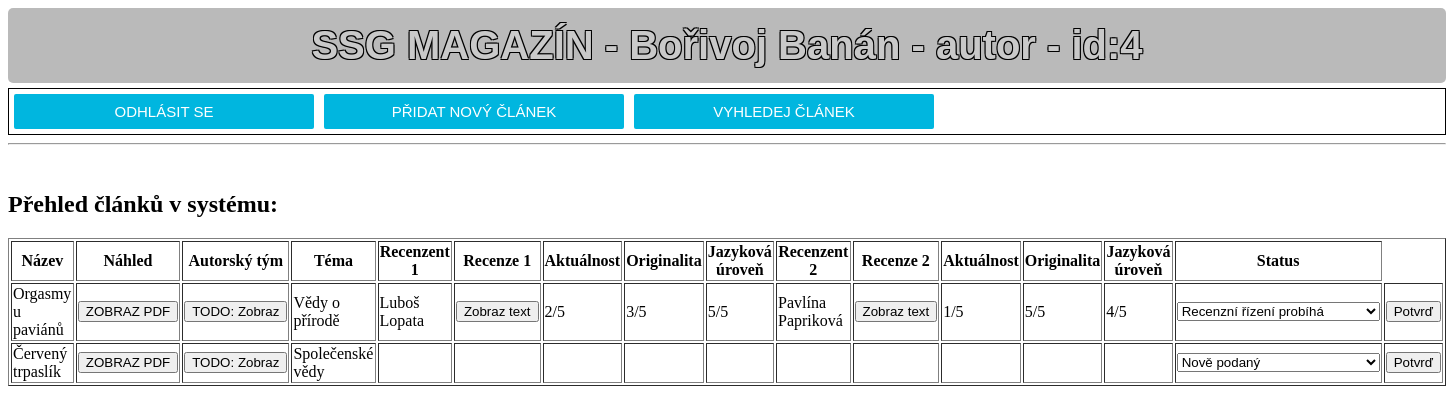
The page /home.php (signed in) on the database its author committed.
### tables this page shows
CREATE TABLE `ssg_article` (
  `id_art` int(11) NOT NULL,
  `title` varchar(50) NOT NULL,
  `file` varchar(128) NOT NULL,
  `status` int(11) NOT NULL,
  `theme` varchar(3) NOT NULL,
  `autor` int(11) NOT NULL,
  `recenzent1` int(11) NOT NULL,
  `recenze1` varchar(4096) NOT NULL,
  `akt1` int(11) NOT NULL,
  `orig1` int(11) NOT NULL,
  `lang1` int(11) NOT NULL,
  `recenzent2` int(11) NOT NULL,
  `recenze2` varchar(4096) NOT NULL,
  `akt2` int(11) NOT NULL,
  `orig2` int(11) NOT NULL,
  `lang2` int(11) NOT NULL
);

CREATE TABLE `ssg_users` (
  `id_staff` int(11) NOT NULL,
  `user_name` varchar(100) NOT NULL,
  `password` varchar(100) NOT NULL,
  `user_full_name` varchar(100) NOT NULL,
  `tag` varchar(20)  NOT NULL,
  `mail` varchar(100) NOT NULL
);

### www/home.php (the view, shortened to what this page needs)
<?php
include "db_conn.php";
if (isset($_SESSION['id']) && isset($_SESSION['login'])) {
$role = $_SESSION['role'];
$titleName = $_SESSION['name'] . " - " . $role . " - id:" . $_SESSION['id'];
 ?>
<!DOCTYPE html>
<html>
<head>
    <link rel="stylesheet" type="text/css" href="style-main.css">
</head>
<body>
<div class="logo">
SSG MAGAZÍN - <?php echo $titleName;?>
</div>
<div class="button-panel">
    <form action="logout.php" method="post">
		  <input type="submit" class="button" title="Log Out" name="logout" value="Odhlásit se">
     </form>
     <form action="newArticle_a.php" method="post">
		  <input type="submit" class="button" title="Přidat nový článek" name="newArticle" value="Přidat nový článek">
     </form>
     <form action="searchCorpse_a.php" method="post">
		  <input type="submit" class="button" title="Vyhledej" name="search" value="Vyhledej článek">
     </form>
</div>
<hr>
<br>
<h2>Přehled článků v systému:</h2>
<table border="1">
    <tr>
        <th>Název</th>
        <th>Náhled</th>
        <th>Autorský tým</th>
        <th>Téma</th>
        <th>Recenzent 1</th>
        <th>Recenze 1</th>
        <th>Aktuálnost</th>
        <th>Originalita</th>
        <th>Jazyková úroveň</th>
        <th>Recenzent 2</th>
        <th>Recenze 2</th>
        <th>Aktuálnost</th>
        <th>Originalita</th>
        <th>Jazyková úroveň</th>
        <?php if($role != "guest") echo "<th>Status</th>"; ?>
    </tr>
<?php
    if($role == "autor") $sql = "SELECT * FROM ssg_article WHERE " . $_SESSION['id'] . " = autor";
    $result = mysqli_query($conn, $sql);
    while ($article = mysqli_fetch_array($result)) {
        echo "<tr>";
        $id = $article['id_art'];
        $title = $article['title'];
        $theme = $article['theme'];
        $recenzent1 = $article['recenzent1'];
        $akt1 = $article['akt1'];
        $orig1 = $article['orig1'];
        $lang1 = $article['lang1'];
        $recenzent2 = $article['recenzent2'];
        $akt2 = $article['akt2'];
        $orig2 = $article['orig2'];
        $lang2 = $article['lang2'];
        $status = $article['status'];
?>
<?php    if($role == "redaktor" or $role == "šéfredaktor") echo "<td>".$id."</td>";
        echo "<td>".$title."</td>";
?>
            <td> <form action="showFile.php" method=post>
                    <input type="submit" value="ZOBRAZ PDF">
                </form> </td>
            <td><form action=""><input type="submit" value="TODO: Zobraz"></form></td>
<?php       switch ($theme) {
                case "NAT":
                    echo "<td>Vědy o přírodě</td>"; break;
                case "SOC":
                    echo "<td>Společenské vědy</td>"; break;
            }
?>
<form action="home_b.php" method=post>
 <?php  if($role == "redaktor" or $role == "šéfredaktor"){
            echo "<td><select name=\"rec1\" id=\"rec1\">";
            if($recenzent1 == 0) {
                echo "<option selected value=\"0\">VYBER</option>";
            } else {
                echo "<option value=\"0\">VYBER</option>";
            }
            $sql = "select id_staff, user_full_name from ssg_users where tag='recenzent'";
            $recenzents = mysqli_query($conn, $sql);
            while ($recenzent = mysqli_fetch_array($recenzents)) {
                $rec_name = $recenzent['user_full_name'];
                $rec_id = $recenzent['id_staff'];
                if($recenzent1 == $rec_id){ echo "<option selected value=".$rec_id.">".$rec_name."</option>";}
                    else {echo "<option value=".$rec_id.">".$rec_name."</option>";}
            }
            echo "</select></td>";
        } else {
            $sql = "select user_full_name from ssg_users where id_staff='" . $recenzent1 . "'";
            $recenzents = mysqli_query($conn, $sql);
            $recenzent = mysqli_fetch_array($recenzents);
            echo "<td>" . $recenzent['user_full_name'] . "</td>";
        }
        if($recenzent1 == 0) {
            echo "<td></td>";
        } else {
            echo "<td><input type=\"submit\" value=\"Zobraz text\"></td>";
        }
        if ($recenzent1 == $_SESSION['id']){
            echo "<td><input type=\"text\" size=\"1\" id=\"new_akt1\" name=\"new_akt1\" value=\"" . $akt1 ."\">/5</td>";
            echo "<td><input type=\"text\" size=\"1\" id=\"new_akt1\" name=\"new_akt1\" value=\"" . $orig1 ."\">/5</td>";
            echo "<td><input type=\"text\" size=\"1\" id=\"new_akt1\" name=\"new_akt1\" value=\"" . $lang1 ."\">/5</td>";
        } else {
            if ($akt1 != 0) {echo "<td>".$akt1."/5</td>";} else { echo "<td></td>";}
            if ($orig1 != 0) {echo "<td>".$orig1."/5</td>";} else { echo "<td></td>";}
            if ($lang1 != 0) {echo "<td>".$lang1."/5</td>";} else { echo "<td></td>";}
        }
        if($role == "redaktor" or $role == "šéfredaktor"){
            echo "<td><select name=\"rec2\" id=\"rec2\">";
            if($recenzent2 == 0) {
                echo "<option selected value=\"0\">VYBER</option>";
            } else {
                echo "<option value=\"0\">VYBER</option>";
            }
            $sql = "select id_staff, user_full_name from ssg_users where tag='recenzent'";
            $recenzents = mysqli_query($conn, $sql);
            while ($recenzent = mysqli_fetch_array($recenzents)) {
                $rec_name = $recenzent['user_full_name'];
                $rec_id = $recenzent['id_staff'];
                if($recenzent2 == $rec_id){ echo "<option selected value=".$rec_id.">".$rec_name."</option>";}
                    else {echo "<option value=".$rec_id.">".$rec_name."</option>";}
            }
            echo "</select></td>";
        } else {
            $sql = "select user_full_name from ssg_users where id_staff='" . $recenzent2 . "'";
            $recenzents = mysqli_query($conn, $sql);
            $recenzent = mysqli_fetch_array($recenzents);
            echo "<td>" . $recenzent['user_full_name'] . "</td>";
        }
        if($recenzent2 == 0) {
            echo "<td></td>";
        } else {
            echo "<td><input type=\"submit\" value=\"Zobraz text\"></td>";
        }
        if ($recenzent2 == $_SESSION['id']){
            echo "<td><input type=\"text\" size=\"1\" id=\"new_akt1\" name=\"new_akt1\" value=\"" . $akt2 ."\">/5</td>";
            echo "<td><input type=\"text\" size=\"1\" id=\"new_akt1\" name=\"new_akt1\" value=\"" . $orig2 ."\">/5</td>";
            echo "<td><input type=\"text\" size=\"1\" id=\"new_akt1\" name=\"new_akt1\" value=\"" . $lang2 ."\">/5</td>";
        } else {
            if ($akt2 != 0) {echo "<td>".$akt2."/5</td>";} else { echo "<td></td>";}
            if ($orig2 != 0) {echo "<td>".$orig2."/5</td>";} else { echo "<td></td>";}
            if ($lang2 != 0) {echo "<td>".$lang2."/5</td>";} else { echo "<td></td>";}
        }
?>
            <td><select name="status" id="status" >
                <option <?php if($status == 1) echo "selected" ?> value="1">Nově podaný</option>
                <option <?php if($status == 3) echo "selected" ?> value="3">Recenzní řízení probíhá</option>
            </select></td>
<?php
            if($role != "guest") echo "<td><input type=\"hidden\" name=\"id\" value=\"". $id ."\"></input><input type=\"submit\" value=\"Potvrď\"></td>";
        echo "</tr></form>";
    }
?>
</table>
</body>
</html>
<?php
}else{
     header("Location: index.php");
     exit();
}
?>

### www/style-main.css (style rules this page uses)
body { //color: #fff; font: 'Open Sans', sans-serif; background:url(img/bg1.jpg)no-repeat center center fixed; -webkit-background-size: cover; -moz-background-size: cover; -o-background-size: cover; background-size: cover; }
.logo { text-align: center; padding: 15px 0px; font-size: 40px; font-weight: 640; color: #c9c9c9; font-family:'sans-serif','helvetica'; text-shadow: -1px -1px 0 #000, 1px -1px 0 #000, -1px 1px 0 #000, 1px 1px 0 #000; background: rgba(0,0,0,0.27); border-radius: 5px; margin-bottom:5px; }
.button-panel { border: 1px solid black; overflow: hidden; }
.button { background: #00b6df; border: none; color: #fff; cursor: pointer; height: 35px; font-family: 'helvetica','Open Sans', sans-serif; font-size: 15px; text-align: center; text-transform: uppercase; transition: background 0.6s linear; margin:5px; width: 300px; float:left; }
.form-item input, .button-panel .button { border-radius: 2px }

### rows shown on the page
ssg_article: title "Orgasmy u paviánů", theme "Vědy o přírodě", ssg_users.user_full_name "Luboš Lopata", akt1 "2", orig1 "3", lang1 "5", ssg_users.user_full_name "Pavlína Papriková", akt2 "1", orig2 "5", lang2 "4", status "Recenzní řízení probíhá"
ssg_article: title "Červený trpaslík", theme "Společenské vědy", recenzent1 0 (drawn), recenzent2 0 (drawn), status "Nově podaný"

### other values the page prints
$titleName "Bořivoj Banán - autor - id:4"
